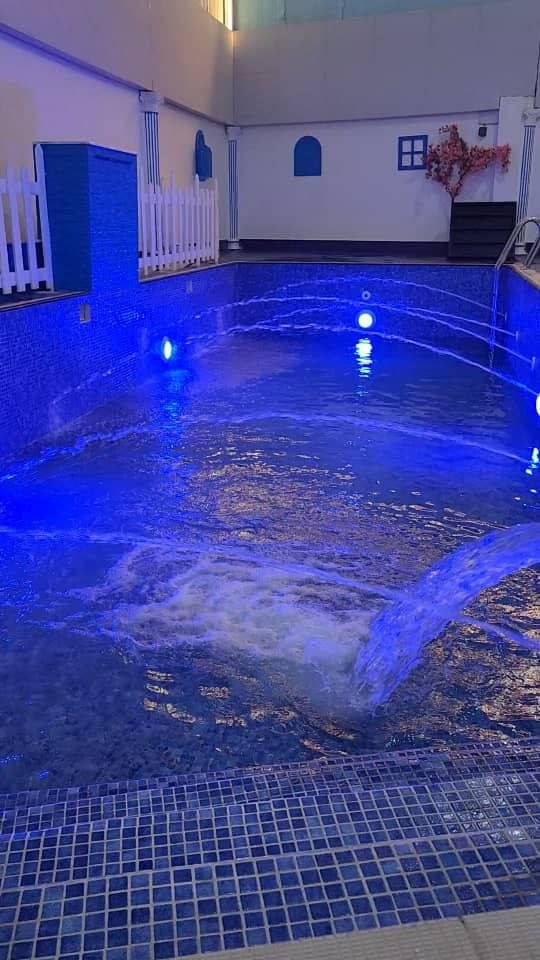
#> input picture ABOUT/photo_4_2026-10-28_19-45-25.jpg, 540 x 960 px
$ python optimize_assets.py
#> lines starting #> are read from the running program, lines starting #| are printed output that depends on the picture
import os
import shutil
from PIL import Image, ImageEnhance, ImageFilter

input_dir = 'ABOUT'
output_dir = 'rest-landing-v5-fixed/public/assets/real'
os.makedirs(output_dir, exist_ok=True)

# Copy videos
for v in ['video_2026-10-28_19-45-26.mp4', 'video_2026-10-28_19-45-26 (2).mp4']:
    src = os.path.join(input_dir, v)
    if os.path.exists(src):
        dst_name = 'pool_live_water.mp4' if 'video_2026-10-28_19-45-26.mp4' == v else 'rest_intro_silk.mp4'
        dst = os.path.join(output_dir, dst_name)
        shutil.copy2(src, dst)
        print(f"Copied {v} -> {dst_name}")

# Photo curation mapping with semantic names
photo_map = {
    'photo_4_2026-10-28_19-45-25.jpg': 'pool_waterfall_fountain',
    'photo_11_2026-10-28_19-45-25.jpg': 'hikaya_sunken_lounge',
    'photo_21_2026-10-28_19-45-26.jpg': 'hikaya_firepit_detail',
    'photo_22_2026-10-28_19-45-26.jpg': 'majlis_golden_sunlight',
    'photo_18_2026-10-28_19-45-26.jpg': 'majlis_grand_hall',
    'photo_15_2026-10-28_19-45-26.jpg': 'majlis_seating_luxury',
    'photo_17_2026-10-28_19-45-26.jpg': 'bustan_stone_terrace',
    'photo_13_2026-10-28_19-45-25.jpg': 'neon_rest_floral_swing',
    'photo_23_2026-10-28_19-45-26.jpg': 'indoor_floral_swing_staircase',
    'photo_9_2026-10-28_19-45-25.jpg': 'dining_pergola_cafe',
    'photo_10_2026-10-28_19-45-25.jpg': 'courtyard_cabin_cabana',
    'photo_6_2026-10-28_19-45-25.jpg': 'courtyard_playground_lawn',
    'photo_12_2026-10-28_19-45-25.jpg': 'courtyard_heritage_facade',
    'photo_14_2026-10-28_19-45-26.jpg': 'courtyard_panoramic_canopy',
    'photo_16_2026-10-28_19-45-26.jpg': 'signboard_facilities_directory',
    'photo_7_2026-10-28_19-45-25.jpg': 'sunken_seating_courtyard',
    'photo_1_2026-10-28_19-45-25.jpg': 'kids_wooden_cabin',
    'photo_8_2026-10-28_19-45-25.jpg': 'sunset_beach_roses',
    'photo_2_2026-10-28_19-45-25.jpg': 'bougainvillea_sea_balcony',
    'photo_19_2026-10-28_19-45-26.jpg': 'window_mirror_floral',
    'photo_20_2026-10-28_19-45-26.jpg': 'decor_table_piece',
}

def enhance_image(img):
    # Convert to RGB if needed
    if img.mode != 'RGB':
        img = img.convert('RGB')

    # 1. Subtle Contrast boost (+12%)
    enh_con = ImageEnhance.Contrast(img)
    img = enh_con.enhance(1.12)

    # 2. Rich Color Saturation boost (+15%)
    enh_col = ImageEnhance.Color(img)
    img = enh_col.enhance(1.15)

    # 3. Brightness adjustment (+4%)
    enh_bri = ImageEnhance.Brightness(img)
    img = enh_bri.enhance(1.04)

    # 4. Sharpness boost (+25%)
    enh_sha = ImageEnhance.Sharpness(img)
    img = enh_sha.enhance(1.25)

    return img

print("Processing and enhancing photos...")
for orig_name, clean_name in photo_map.items():
    p = os.path.join(input_dir, orig_name)
    if not os.path.exists(p):
        continue

    with Image.open(p) as img:
#> img is the input picture: PIL image 540x960 RGB; mean R, G, B 67.9, 72.4, 154.6
        enhanced = enhance_image(img)
#> in enhance_image, `img = enh_col.enhance(1.15)`:
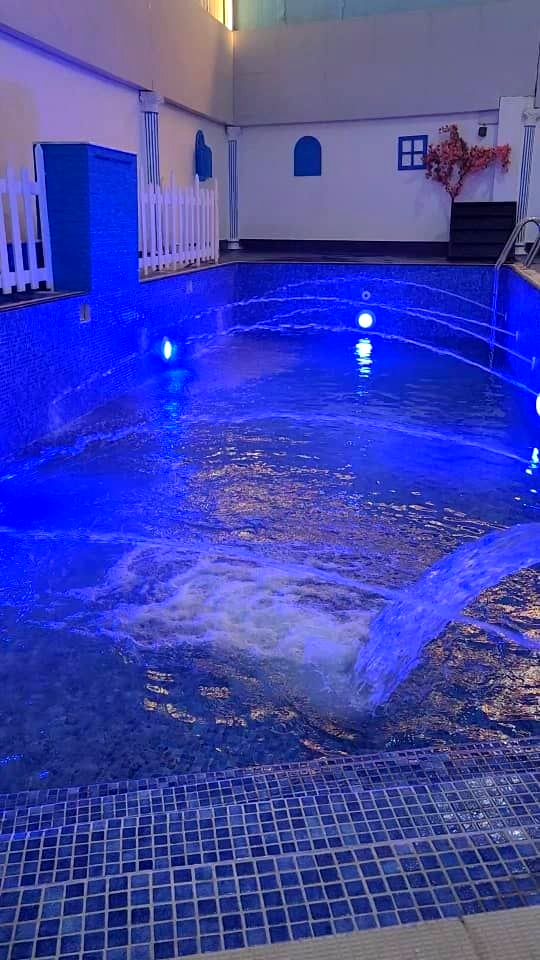
#> img: PIL image 540x960 RGB; mean R, G, B 63.9, 69.2, 172

        # Save as high quality WebP
        webp_path = os.path.join(output_dir, f"{clean_name}.webp")
        enhanced.save(webp_path, 'WEBP', quality=90, method=6)

        # Also save high-res jpg fallback
        jpg_path = os.path.join(output_dir, f"{clean_name}.jpg")
        enhanced.save(jpg_path, 'JPEG', quality=90, optimize=True)

        print(f"Enhanced {orig_name} -> {clean_name}.webp ({enhanced.size})")
#| Enhanced photo_4_2026-10-28_19-45-25.jpg -> pool_waterfall_fountain.webp ((540, 960))
#> pass 2 of the loop `for orig_name, clean_name in photo_map.items():`:
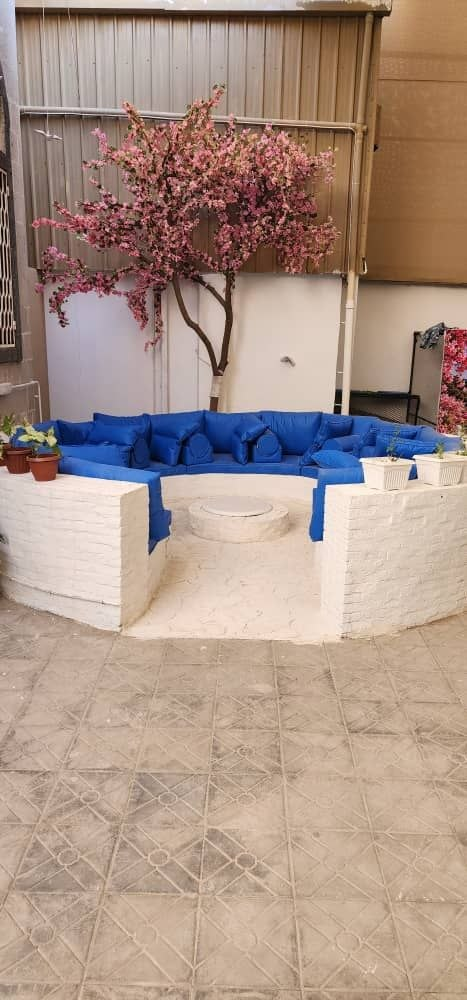
#> input picture ABOUT/photo_11_2026-10-28_19-45-25.jpg, 467 x 1000 px
#> img is the input picture: PIL image 467x1000 RGB; mean R, G, B 170.1, 147.7, 135.4
#> in enhance_image (call 2), `img = enh_col.enhance(1.15)`:
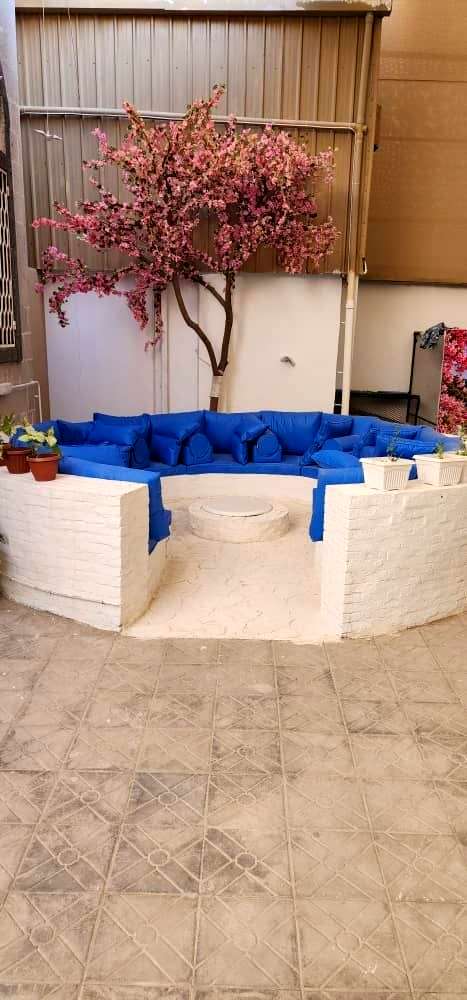
#> img: PIL image 467x1000 RGB; mean R, G, B 174.2, 145.5, 129.6
#| Enhanced photo_11_2026-10-28_19-45-25.jpg -> hikaya_sunken_lounge.webp ((467, 1000))
#> pass 3 of the loop `for orig_name, clean_name in photo_map.items():`:
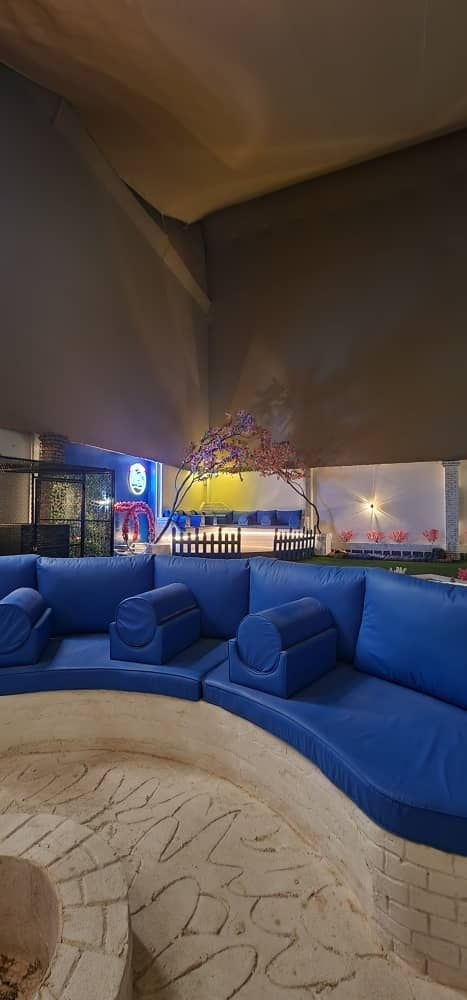
#> input picture ABOUT/photo_21_2026-10-28_19-45-26.jpg, 467 x 1000 px
#> img is the input picture: PIL image 467x1000 RGB; mean R, G, B 84, 75.5, 74.4
#> in enhance_image (call 3), `img = enh_bri.enhance(1.04)`:
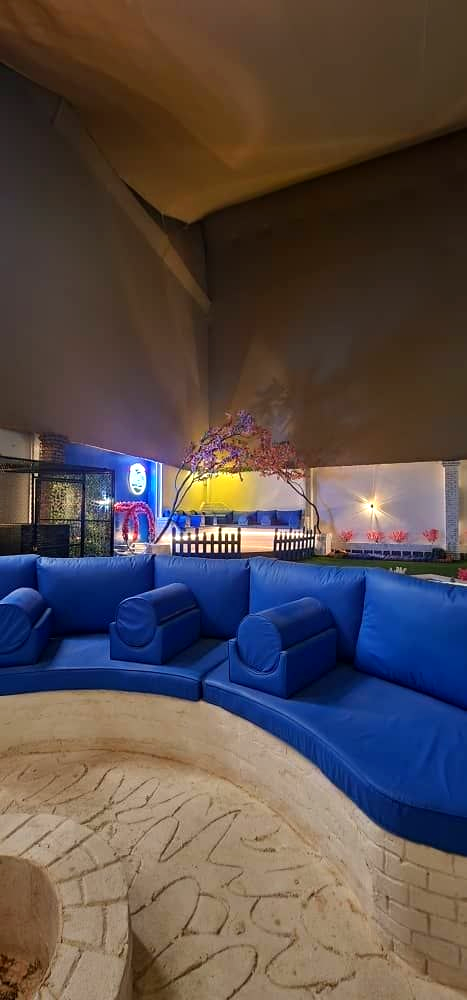
#> img: PIL image 467x1000 RGB; mean R, G, B 87.9, 76.4, 74.8
#| Enhanced photo_21_2026-10-28_19-45-26.jpg -> hikaya_firepit_detail.webp ((467, 1000))
#> the loop made 21 passes; the first 3 are shown

# Process logo
for logo_f in ['logo.jpg', 'logo.webp', 'logo_alt.jpg']:
    lp = os.path.join('rest_logo', logo_f)
    if os.path.exists(lp):
        with Image.open(lp) as limg:
            clean_l = enhance_image(limg)
            base = os.path.splitext(logo_f)[0]
            clean_l.save(os.path.join(output_dir, f"brand_{base}.webp"), 'WEBP', quality=95)
            print(f"Processed logo: brand_{base}.webp")
#> pass 2 of the loop `for logo_f in ['logo.jpg', 'logo.webp', 'logo_alt.jpg']:`:
#> pass 3 of the loop `for logo_f in ['logo.jpg', 'logo.webp', 'logo_alt.jpg']:`:

print("All enhancements complete!")
